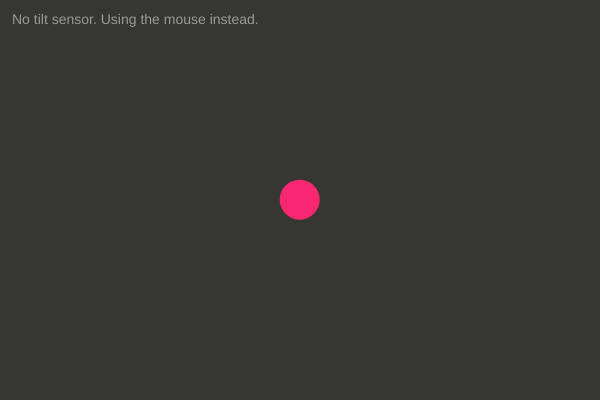
Frame 1 (no input)
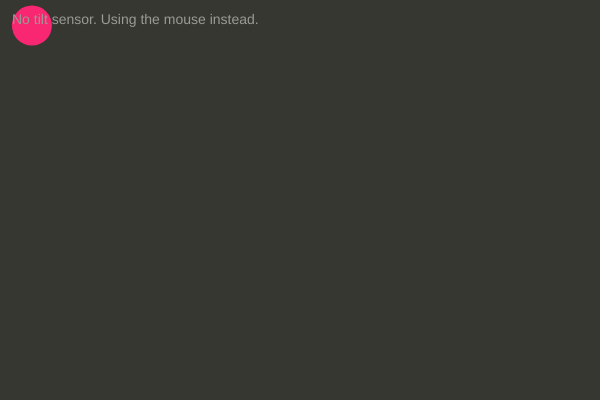
Frame 60 (no input)
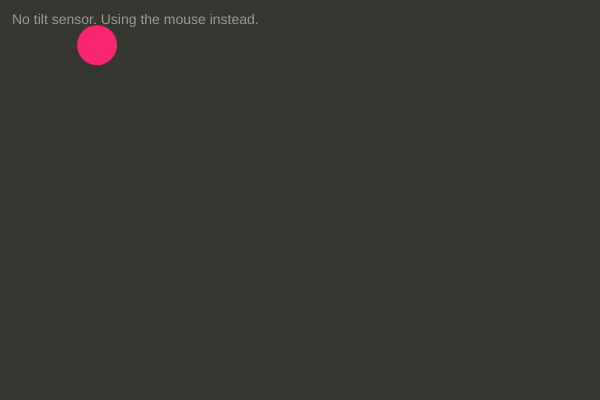
Frame 120 (the mouse pressed at the canvas centre since frame 60)

The p5.js sketch that drew these frames (run headless with seeded random() and noise() and a simulated clock; from frame 60 on, the mouse is pressed at the canvas centre):

// p5.js sketch
// ── sketch.js
// Tilt to roll
// Tilt your phone and a ball rolls around, like a marble on a tray.
//
// Phones have a motion sensor that tells the browser how they are
// tilted. p5 keeps the numbers in three variables:
//   rotationX: tilting forward and back (top edge up or down)
//   rotationY: tilting left and right
//   rotationZ: turning while lying flat, like a compass
// Lying flat, screen up, rotationX and rotationY are both close to 0.
//
// Two catches:
// 1. Browsers only share the sensor with https:// pages (or localhost).
// 2. iPhones ask the user first, and only after they tap a button.
//    That is the "Enable tilt" button below the canvas. (Some other
//    browsers show it too. There it just says yes without asking.)
// A laptop has no tilt sensor, so there the mouse pretends to be the tilt.

let canvasWidth = 600;
let canvasHeight = 400;

// the ball
let x;
let y;
let speedX = 0;
let speedY = 0;
let ballSize = 40;

let tiltWorks = false; // becomes true once the sensor sends a reading
let enableButton;
let askedForTilt = false; // has the Enable tilt button been tapped?

function setup() {
  // a phone screen can be narrower than 600, so never make the
  // canvas wider than the window
  createCanvas(min(canvasWidth, windowWidth), canvasHeight);

  // give rotationX, Y and Z in degrees (-180 to 180) instead of radians
  angleMode(DEGREES);

  x = width / 2;
  y = height / 2;

  // If the browser has requestPermission, make a button that asks.
  // Browsers without it send tilt without asking.
  // (On an http:// page there is nothing to ask for, so no button.)
  if (window.isSecureContext == true &&
      typeof DeviceOrientationEvent !== "undefined" &&
      typeof DeviceOrientationEvent.requestPermission === "function") {
    enableButton = createButton("Enable tilt");
    enableButton.mouseClicked(askForTilt);
  }
}

function askForTilt() {
  DeviceOrientationEvent.requestPermission();
  askedForTilt = true;
  enableButton.hide();
}

// The browser sends a "deviceorientation" event every time the sensor
// has a new reading. (p5 listens for it too, to fill in rotationX, Y, Z.)
// A laptop sends none, or one with empty (null) numbers.
// So the first real reading tells us the sensor works.
window.addEventListener("deviceorientation", function (event) {
  if (event.beta != null) {
    tiltWorks = true;
    if (enableButton != undefined) {
      enableButton.hide();
    }
  }
});

function draw() {
  background(54, 55, 49); // a little lighter than the page, so you can see the edges

  // how far the "tray" is tilted, in degrees
  let tiltX;
  let tiltY;
  if (tiltWorks == true) {
    tiltX = rotationY; // tilt left/right rolls the ball left/right
    tiltY = rotationX; // tilt forward/back rolls it up/down
  } else {
    // no sensor: the mouse pretends to be the tilt.
    // Mouse in the middle of the canvas = lying flat.
    tiltX = map(mouseX, 0, width, -30, 30);
    tiltY = map(mouseY, 0, height, -30, 30);
  }

  // the more you tilt, the more the ball speeds up
  speedX = speedX + tiltX * 0.01;
  speedY = speedY + tiltY * 0.01;

  // friction: lose a little speed every frame so it doesn't roll forever
  speedX = speedX * 0.97;
  speedY = speedY * 0.97;

  x = x + speedX;
  y = y + speedY;

  // bounce off the edges, losing half the speed
  let r = ballSize / 2;
  if (x < r) {
    x = r;
    speedX = -speedX * 0.5;
  }
  if (x > width - r) {
    x = width - r;
    speedX = -speedX * 0.5;
  }
  if (y < r) {
    y = r;
    speedY = -speedY * 0.5;
  }
  if (y > height - r) {
    y = height - r;
    speedY = -speedY * 0.5;
  }

  // draw the ball
  noStroke();
  fill(249, 38, 114);
  ellipse(x, y, ballSize, ballSize);

  // the numbers, top left. round() so they don't flicker with decimals
  fill(154, 155, 148);
  textSize(14);
  if (tiltWorks == true) {
    text("rotationX: " + round(rotationX), 12, 24);
    text("rotationY: " + round(rotationY), 12, 44);
    text("rotationZ: " + round(rotationZ), 12, 64);
  } else if (window.isSecureContext == false) {
    text("Tilt needs an https:// page. Using the mouse instead.", 12, 24);
  } else if (enableButton != undefined && askedForTilt == false) {
    text("On a phone, tap Enable tilt below.", 12, 24);
    text("On a laptop, the mouse tilts the ball.", 12, 44);
  } else {
    text("No tilt sensor. Using the mouse instead.", 12, 24);
  }
}

// --- canvas size and fullscreen ---
// The Fullscreen button in index.html asks the browser to go fullscreen.
// Whenever the window changes size, fit the canvas to it, and go back
// to the normal size when fullscreen ends.
function windowResized() {
  if (document.fullscreenElement) {
    resizeCanvas(windowWidth, windowHeight);
  } else {
    resizeCanvas(min(canvasWidth, windowWidth), canvasHeight);
  }
}
